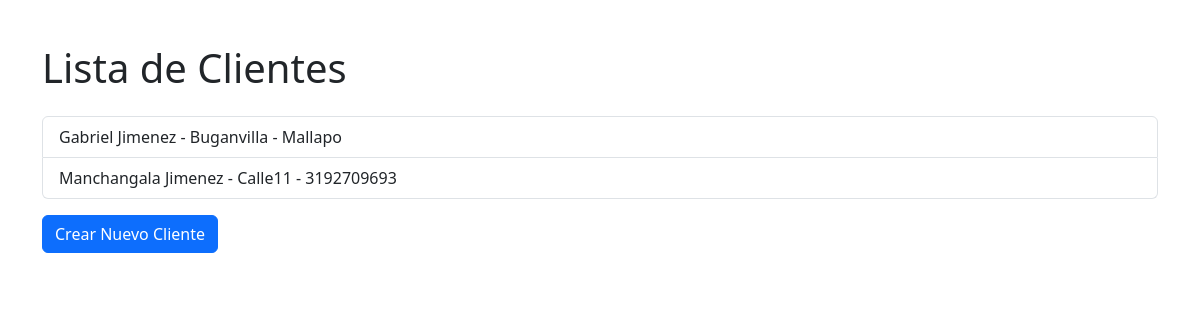
Screenshot of /gestion/clientes/ with the database file from the repository.
### gestion/models.py (models this page shows, shortened)
class Cliente(models.Model):
    nombre = models.CharField(max_length=100)
    apellido = models.CharField(max_length=100)
    direccion = models.CharField(max_length=255)
    telefono = models.CharField(max_length=15)

### gestion/views.py (the view)
# urls.py: path('clientes/', views.lista_clientes, name='lista_clientes'),
def lista_clientes(request):
    clientes = Cliente.objects.all()
    return render(request, 'gestion/lista_clientes.html', {'clientes': clientes})

### gestion/templates/gestion/lista_clientes.html (shortened to what this page needs)
{% extends "gestion/base.html" %}
{% block content %}
<div class="container">
    <h1 class="my-4">Lista de Clientes</h1>
    <ul class="list-group">
        {% for cliente in clientes %}
        <li class="list-group-item">
            {{ cliente.nombre }} {{ cliente.apellido }} - {{ cliente.direccion }} - {{ cliente.telefono }}
        </li>
        {% endfor %}
    </ul>
    <a href="{% url 'crear_cliente' %}" class="btn btn-primary mt-3">Crear Nuevo Cliente</a>
</div>
{% endblock %}

### gestion/templates/gestion/base.html (style rules this page uses)
body { padding: 20px; }

### rows the page displays
Cliente: nombre "Gabriel", apellido "Jimenez", direccion "Buganvilla", telefono "Mallapo"
Cliente: nombre "Manchangala", apellido "Jimenez", direccion "Calle11", telefono "3192709693"
